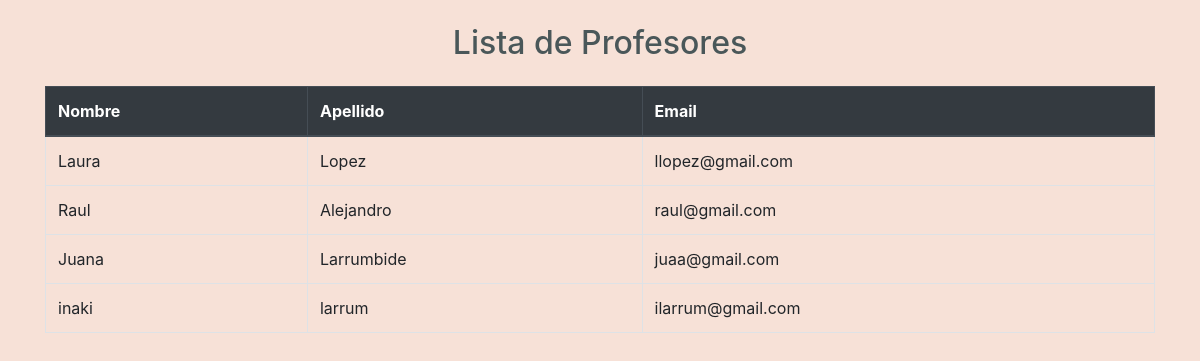
The app's page /profesor/list/, older data.
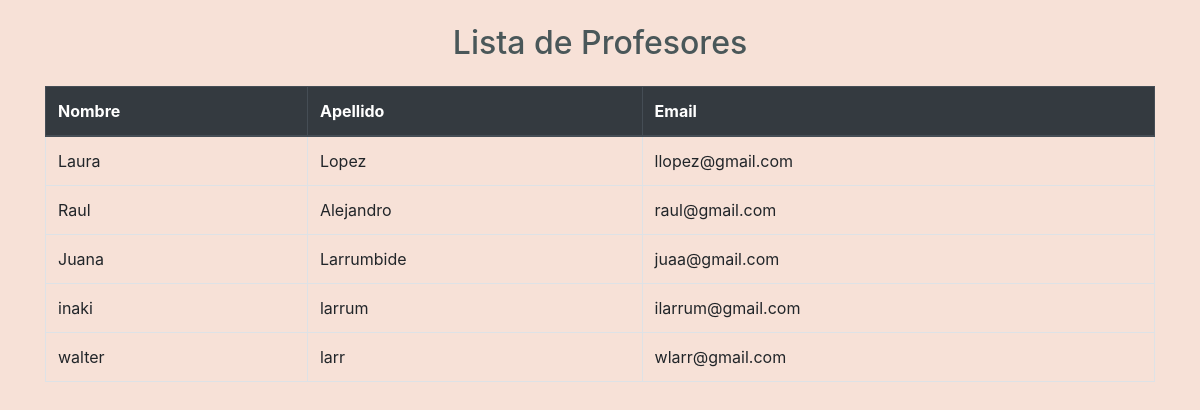
The same page, newer data.
### core/models.py (models this page shows, shortened)
class Profesor(models.Model):
    nombre= models.CharField(max_length=30 )
    apellido= models.CharField(max_length= 50)
    email= models.EmailField()

### core/views.py (the view)
# urls.py: path("profesor/list/", views.profesor_list, name="profesor_list"),
def profesor_list(request):
    consulta = Profesor.objects.all()
    contexto = {"profesores": consulta}
    return render(request, "core/profesor_list.html", contexto)

### core/templates/core/profesor_list.html
{% extends "core/base.html" %}
{% load bootstrap4 %}
{% block contenido %}
    <div class="container mt-4">
        <h2 class="text-center mb-4">Lista de Profesores</h2>
        <table class="table table-bordered table-hover">
            <thead class="thead-dark">
                <tr>
                    <th scope="col">Nombre</th>
                    <th scope="col">Apellido</th>
                    <th scope="col">Email</th>
                </tr>
            </thead>
            <tbody>
                {% for profesor in profesores %}
                    <tr>
                        <td>{{ profesor.nombre }}</td>
                        <td>{{ profesor.apellido }}</td>
                        <td>{{ profesor.email }}</td>
                    </tr>
                {% endfor %}
            </tbody>
        </table>
    </div>
{% endblock contenido %}

Row changes from the older to the newer data that the page shows:
added Profesor: nombre "walter", apellido "larr", email "wlarr@gmail.com"
